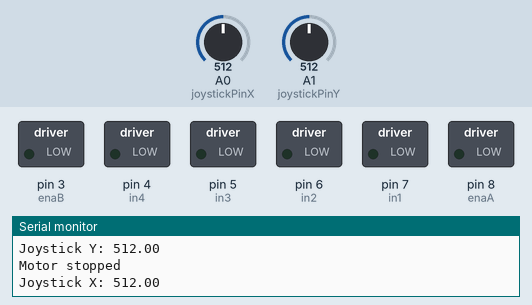
Bench run of a sketch on a simulated Arduino Nano, built with avr-gcc and run on an emulated ATmega328P. Shown: switched loads named in the sketch (green lamp = pin HIGH), the last lines printed to the serial monitor. The test bench sets the inputs (shaded band); at power-on: A0 (joystickPinX) = 512, A1 (joystickPinY) = 512.

Above: at 1.2 s.
1.3 s: A0 (joystickPinX) set to 526
At 2.1 s:
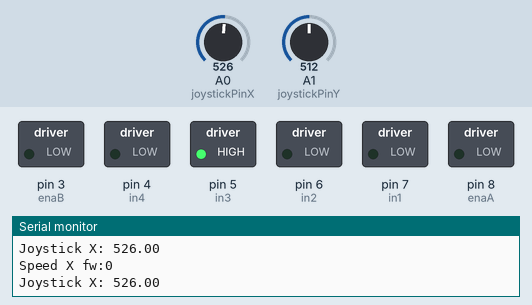
2.8 s: A0 (joystickPinX) set to 306
At 3.9 s:
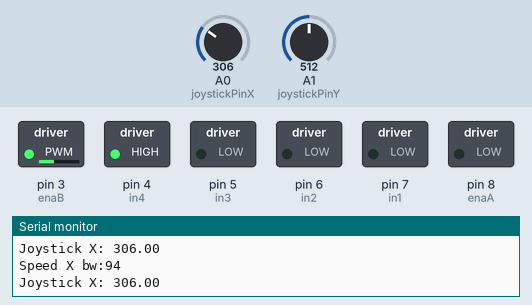
4.3 s: A0 (joystickPinX) set to 122
At 4.7 s:
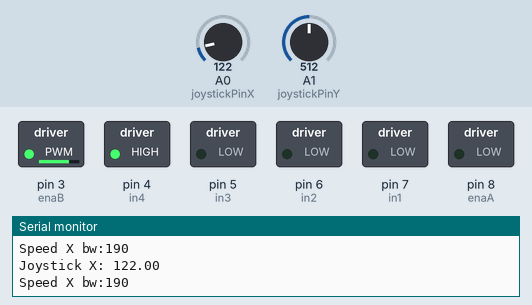
5.8 s: A0 (joystickPinX) set to 900
At 7.0 s:
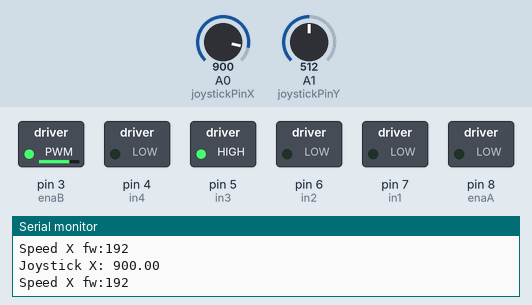
7.4 s: A0 (joystickPinX) set to 716
At 8.2 s:
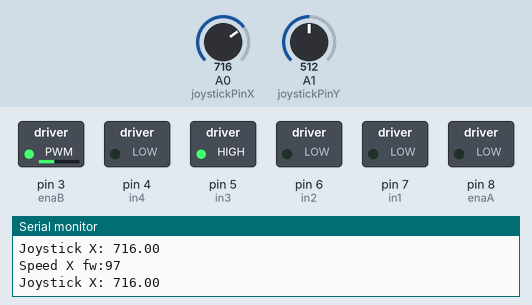
8.9 s: A0 (joystickPinX) set to 1023
At 10.4 s:
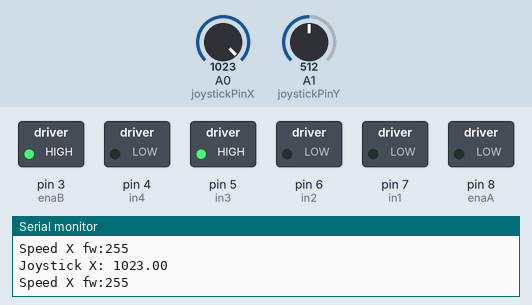
Timing chart, 0 to 11.4 s (numbered marks = the images above; inputs shaded):
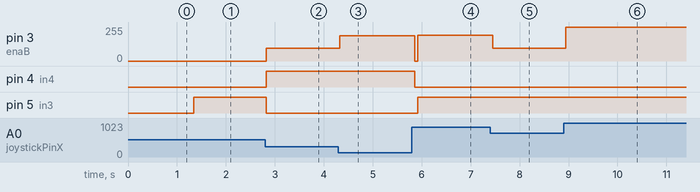

Measured:
- the behaviour switches between 525 and 526 on A0 (joystickPinX) (found by bisection; images 0 and 1)
- after the input at 1.3 s, pin 5 (in3): LOW → HIGH at once
- after the input at 2.8 s, pin 3 (enaB): 0/255 → 94/255 at once; pin 4 (in4): LOW → HIGH at once; pin 5 (in3): HIGH → LOW at once
- after the input at 4.3 s, pin 3 (enaB): 94/255 → 190/255 at once
- after the input at 5.8 s, pin 3 (enaB): 190/255 → 0/255 after 0.06 s, → 192/255 0.06 s later; pin 4 (in4): HIGH → LOW after 0.06 s; pin 5 (in3): LOW → HIGH after 0.12 s
- after the input at 7.4 s, pin 3 (enaB): 192/255 → 97/255 after 0.05 s
- after the input at 8.9 s, pin 3 (enaB): 97/255 → 255/255 after 0.05 s

The sketch:

dc_motor_controller.ino
```cpp
/*
  Remote controller with joystick.
  Two-axis joystick controls two DC motors using a L298N shield.
  A threshold is defined to avoid undesired movement due to read noise at analog inputs.
  This code controls one axis at a time. That is, active axis must return to home (below threshold) to allow the other axis to move.
  If none axis is active, the motors remain halted (unpowered).

  Author: Mariano Barella
  Contact: marianobarella@gmail.com
  Creation date: 25th August, 2020
  Update date: 11th December, 2020
  Buenos Aires, Argentina

  Arduino nano: use OLD bootloader.

  Cable color of my project (ignore):
  ENA gray D8
  IN1 violeta D7
  IN2 yellow D6
  IN3 green D5
  IN4 red D4
  ENB orange D3

 */

int joystickPinX = A0;    // select the input pin to sense joystick's X value
int joystickPinY = A1;    // select the input pin to sense joystick's Y value
double joystickXValue = 505;  // variable to store the average value coming from the joystick
double joystickYValue = 498;  // variable to store the average value coming from the joystick
int joystickValue_aux = 0; // variable to store the value coming from the joystick
int i = 0;
int vel = 0; // proportional to focuser speed
int in3 = 5;    // Input3 of L298N, to digital pin D5 of the Arduino
int in4 = 4;    // Input4 of L298N, to digital pin D4 of the Arduino
int enaB = 3;    // ENB of L298N, to digital pin D3 of the Arduino
int in1 = 7;    // Input1 of L298N, to digital pin D7 of the Arduino
int in2 = 6;    // Input2 of L298N, to digital pin D6 of the Arduino
int enaA = 8;    // ENA of L298N, to digital pin D8 of the Arduino
int joystick_th_fw = 525; // define joystick threshold forward
int joystick_th_bw = 485; // define joystick threshold backward

// define joystick auxiliary function
double joystickX() {
  // reset auxiliary variable
  joystickValue_aux = 0;
  // read the value from the sensor, several times:
  for (i = 0; i < 10; i++) {
    joystickValue_aux += analogRead(joystickPinX);
  }
  // calculate the average
  joystickXValue = joystickValue_aux/10;

  // print data on serial monitor
  Serial.print("Joystick X: ");
  Serial.println(joystickXValue);

  //delay(500);

  return joystickXValue;
}

// define joystick auxiliary function
double joystickY() {
  // reset auxiliary variable
  joystickValue_aux = 0;
  // read the value from the sensor, several times:
  for (i = 0; i < 10; i++) {
    joystickValue_aux += analogRead(joystickPinY);
  }
  // calculate the average
  joystickYValue = joystickValue_aux/10;

  // print data on serial monitor
  Serial.print("Joystick Y: ");
  Serial.println(joystickYValue);

  //delay(500);

  return joystickYValue;
}

void haltMotor() {
  // halt motor
  digitalWrite(in3, LOW);
  digitalWrite(in4, LOW);
  analogWrite(enaB, 0);
  digitalWrite(in1, LOW);
  digitalWrite(in2, LOW);
  analogWrite(enaA, 0);
  Serial.println("Motor stopped");
  Serial.println();
}

void forwardX() {
  // X forward
  while (joystickXValue > joystick_th_fw) {
    // set rotation direction
    digitalWrite(in3, HIGH);
    digitalWrite(in4, LOW);

    // set speed
    vel = (joystickXValue - joystick_th_fw)*255/(1023 - joystick_th_fw);
    analogWrite(enaB, vel);
    Serial.print("Speed X fw:");
    Serial.println(vel);

    // update joystick value
    joystickXValue = joystickX();
  }
}

void backwardX() {
  // X backward
  while (joystickXValue < joystick_th_bw) {
    // change rotation direction
    digitalWrite(in3, LOW);
    digitalWrite(in4, HIGH);

    // set speed
    vel = (joystick_th_bw - joystickXValue)*255/joystick_th_bw;
    analogWrite(enaB, vel);
    Serial.print("Speed X bw:");
    Serial.println(vel);

    // update joystick value
    joystickXValue = joystickX();
  }
}

void forwardY() {
  // Y forward
  while (joystickYValue > joystick_th_fw) {
    // set rotation direction
    digitalWrite(in1, HIGH);
    digitalWrite(in2, LOW);

    // set speed
    vel = (joystickYValue - joystick_th_fw)*255/(1023 - joystick_th_fw);
    analogWrite(enaA, vel);
    Serial.print("Speed Y fw:");
    Serial.println(vel);

    // update joystick value
    joystickYValue = joystickY();
  }
}

void backwardY() {
  // Y backward
  while (joystickYValue < joystick_th_bw) {
    // change rotation direction
    digitalWrite(in1, LOW);
    digitalWrite(in2, HIGH);

    // set speed
    vel = (joystick_th_bw - joystickYValue)*255/joystick_th_bw;
    analogWrite(enaA, vel);
    Serial.print("Speed Y bw:");
    Serial.println(vel);

    // update joystick value
    joystickYValue = joystickY();
  }
}

//////////////////////////////////////////////////////////////////////

void setup()
{
 Serial.begin(9600);
 pinMode (enaB, OUTPUT);
 pinMode (in3, OUTPUT);
 pinMode (in4, OUTPUT);
 pinMode (enaA, OUTPUT);
 pinMode (in1, OUTPUT);
 pinMode (in2, OUTPUT);
}

void loop()
{
  haltMotor();

  // measure joystick's X value
  joystickXValue = joystickX();
  // measure joystick's Y value
  joystickYValue = joystickY();
  Serial.println();

  forwardX();
  backwardX();
  forwardY();
  backwardY();
}
```
